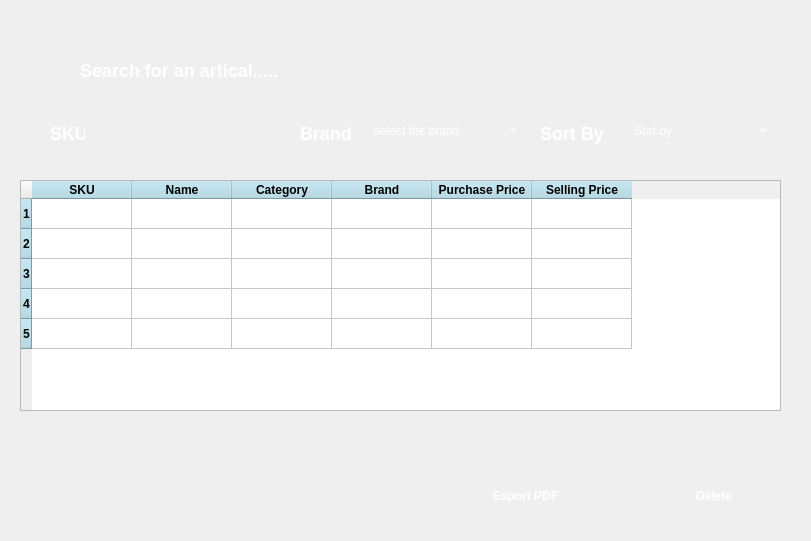
         <widget class="QWidget" name="widget_3" native="true">
          <property name="geometry">
           <rect>
            <x>450</x>
            <y>50</y>
            <width>811</width>
            <height>541</height>
           </rect>
          </property>
          <property name="styleSheet">
           <string notr="true">#widget_3 {
    background: qlineargradient(
        x1:0, y1:0, x2:1, y2:0,

        /* Bleu très clair en entrée */
        stop:0 rgba(90, 150, 255, 70),

        /* Bleu encore plus clair au centre */
        stop:0.5 rgba(140, 190, 255, 60),

        /* Bleu léger et doux en sortie */
        stop:1 rgba(100, 160, 255, 70)
    );

    border-radius: 26px;

    /* contour très discret */
    border: 1px solid rgba(255, 255, 255, 50);

    /* Reflet intérieur très soft (effet verre) */
    box-shadow:
        inset 0 0 35px rgba(255, 255, 255, 30),
        0 0 20px rgba(100, 160, 255, 25);
}
</string>
          </property>
          <widget class="QTableWidget" name="tab_Art">
           <property name="geometry">
            <rect>
             <x>20</x>
             <y>180</y>
             <width>761</width>
             <height>231</height>
            </rect>
           </property>
           <property name="styleSheet">
            <string notr="true">
QHeaderView::section {
    background-color: rgb(173, 216, 230);
    color: black;
    font-weight: bold;
}
QTableWidget::item {
    background-color: white; 
    color: black;
    font-weight: bold;
}
</string>
           </property>
           <row/>
           <row/>
           <row/>
           <row/>
           <row/>
           <column>
            <property name="text">
             <string>SKU</string>
            </property>
           </column>
           <column>
            <property name="text">
             <string>Name</string>
            </property>
           </column>
           <column>
            <property name="text">
             <string>Category</string>
            </property>
           </column>
           <column>
            <property name="text">
             <string>Brand</string>
            </property>
           </column>
           <column>
            <property name="text">
             <string>Purchase Price</string>
            </property>
           </column>
           <column>
            <property name="text">
             <string>Selling Price</string>
            </property>
           </column>
          </widget>
          <widget class="QPushButton" name="DEL">
           <property name="geometry">
            <rect>
             <x>620</x>
             <y>470</y>
             <width>181</width>
             <height>51</height>
            </rect>
           </property>
           <property name="styleSheet">
            <string notr="true">QPushButton {
    color: white;
    font-weight: bold;

    /* forme capsule parfaite */
    padding: 10px 28px;
    border-radius: 22px;

    /* dégradé violet → bleu (identique à la maquette) */
    background: qlineargradient(
        x1:0, y1:0, x2:1, y2:1,
        stop:0 #d147ff,     /* violet clair */
        stop:1 #4a7dff      /* bleu clair */
    );

    border: none;

    /* Glow léger autour du bouton (comme la maquette) */
    box-shadow: 0px 0px 12px rgba(120, 140, 255, 0.45);
}

/* Effet hover : un peu plus lumineux */
QPushButton:hover {
    background: qlineargradient(
        x1:0, y1:0, x2:1, y2:1,
        stop:0 #e66bff,
        stop:1 #6a92ff
    );
}

/* Effet clic : bouton écrasé légèrement */
QPushButton:pressed {
    transform: scale(0.96);
    box-shadow: 0px 0px 6px rgba(120, 140, 255, 0.3);
}
</string>
           </property>
           <property name="text">
            <string>  Delete</string>
           </property>
           <property name="icon">
            <iconset>
             <normaloff>ressource/20.png</normaloff>ressource/20.png</iconset>
           </property>
           <property name="iconSize">
            <size>
             <width>30</width>
             <height>30</height>
            </size>
           </property>
          </widget>
          <widget class="QPushButton" name="btn_pdf">
           <property name="geometry">
            <rect>
             <x>430</x>
             <y>470</y>
             <width>181</width>
             <height>51</height>
            </rect>
           </property>
           <property name="styleSheet">
            <string notr="true">QPushButton {
    color: white;
    font-weight: bold;

    /* forme capsule parfaite */
    padding: 10px 28px;
    border-radius: 22px;

    /* dégradé violet → bleu (identique à la maquette) */
    background: qlineargradient(
        x1:0, y1:0, x2:1, y2:1,
        stop:0 #d147ff,     /* violet clair */
        stop:1 #4a7dff      /* bleu clair */
    );

    border: none;

    /* Glow léger autour du bouton (comme la maquette) */
    box-shadow: 0px 0px 12px rgba(120, 140, 255, 0.45);
}

/* Effet hover : un peu plus lumineux */
QPushButton:hover {
    background: qlineargradient(
        x1:0, y1:0, x2:1, y2:1,
        stop:0 #e66bff,
        stop:1 #6a92ff
    );
}

/* Effet clic : bouton écrasé légèrement */
QPushButton:pressed {
    transform: scale(0.96);
    box-shadow: 0px 0px 6px rgba(120, 140, 255, 0.3);
}
</string>
           </property>
           <property name="text">
            <string>   Export PDF</string>
           </property>
           <property name="icon">
            <iconset>
             <normaloff>ressource/19.png</normaloff>ressource/19.png</iconset>
           </property>
           <property name="iconSize">
            <size>
             <width>30</width>
             <height>30</height>
            </size>
           </property>
          </widget>
          <widget class="QLabel" name="label_26">
           <property name="geometry">
            <rect>
             <x>50</x>
             <y>120</y>
             <width>35</width>
             <height>26</height>
            </rect>
           </property>
           <property name="styleSheet">
            <string notr="true">font-size:18px;
color:#ffffff;
font-weight: bold;</string>
           </property>
           <property name="text">
            <string>SKU</string>
           </property>
          </widget>
          <widget class="QLineEdit" name="sku_2">
           <property name="geometry">
            <rect>
             <x>100</x>
             <y>110</y>
             <width>141</width>
             <height>41</height>
            </rect>
           </property>
           <property name="styleSheet">
            <string notr="true">QLineEdit {
    color: white;
    background: transparent;
    padding: 6px 14px;
    border-radius: 18px;

    /* Bordure lumineuse bleu/cyan comme la photo */
    border: 2px solid qlineargradient(
        x1:0, y1:0, x2:1, y2:0,
        stop:0 #00eaff,
        stop:1 #6a7cff
    );
}

/* Effet glow au focus */
QLineEdit:focus {
    border: 2px solid #00eaff;
    box-shadow: 0 0 12px #00eaff;
}
</string>
           </property>
          </widget>
          <widget class="QLabel" name="label_27">
           <property name="geometry">
            <rect>
             <x>300</x>
             <y>120</y>
             <width>95</width>
             <height>26</height>
            </rect>
           </property>
           <property name="styleSheet">
            <string notr="true">font-size:18px;
color:#ffffff;
font-weight: bold;</string>
           </property>
           <property name="text">
            <string>Brand </string>
           </property>
          </widget>
          <widget class="QLabel" name="label_28">
           <property name="geometry">
            <rect>
             <x>540</x>
             <y>120</y>
             <width>196</width>
             <height>26</height>
            </rect>
           </property>
           <property name="styleSheet">
            <string notr="true">font-size:18px;
color:#ffffff;
font-weight: bold;</string>
           </property>
           <property name="text">
            <string>Sort By</string>
           </property>
          </widget>
          <widget class="QComboBox" name="rech_tri">
           <property name="geometry">
            <rect>
             <x>620</x>
             <y>110</y>
             <width>151</width>
             <height>41</height>
            </rect>
           </property>
           <property name="styleSheet">
            <string notr="true">QComboBox {
    color: white;
    background: transparent;
    padding: 6px 14px;
    border-radius: 18px;

    /* Bordure lumineuse bleu/cyan comme la photo */
    border: 2px solid qlineargradient(
        x1:0, y1:0, x2:1, y2:0,
        stop:0 #00eaff,
        stop:1 #6a7cff
    );
}

/* Effet glow au focus */
QComboBox:focus {
    border: 2px solid #00eaff;
    box-shadow: 0 0 12px #00eaff;
}
</string>
           </property>
           <item>
            <property name="text">
             <string>Sort by</string>
            </property>
           </item>
           <item>
            <property name="text">
             <string>stock</string>
            </property>
           </item>
          </widget>
          <widget class="QComboBox" name="rech_Bra">
           <property name="geometry">
            <rect>
             <x>360</x>
             <y>110</y>
             <width>161</width>
             <height>41</height>
            </rect>
           </property>
           <property name="styleSheet">
            <string notr="true">QComboBox {
    color: white;
    background: transparent;
    padding: 6px 14px;
    border-radius: 18px;

    /* Bordure lumineuse bleu/cyan comme la photo */
    border: 2px solid qlineargradient(
        x1:0, y1:0, x2:1, y2:0,
        stop:0 #00eaff,
        stop:1 #6a7cff
    );
}

/* Effet glow au focus */
QComboBox:focus {
    border: 2px solid #00eaff;
    box-shadow: 0 0 12px #00eaff;
}
</string>
           </property>
           <property name="placeholderText">
            <string>select the brand</string>
           </property>
           <item>
            <property name="text">
             <string>Select the brand</string>
            </property>
           </item>
           <item>
            <property name="text">
             <string>apple</string>
            </property>
           </item>
           <item>
            <property name="text">
             <string>Samsung</string>
            </property>
           </item>
           <item>
            <property name="text">
             <string>LG</string>
            </property>
           </item>
           <item>
            <property name="text">
             <string>Sony</string>
            </property>
           </item>
           <item>
            <property name="text">
             <string>Hisence</string>
            </property>
           </item>
           <item>
            <property name="text">
             <string>TCL</string>
            </property>
           </item>
           <item>
            <property name="text">
             <string>Beko</string>
            </property>
           </item>
           <item>
            <property name="text">
             <string>Bosch</string>
            </property>
           </item>
           <item>
            <property name="text">
             <string>Intel</string>
            </property>
           </item>
           <item>
            <property name="text">
             <string>AMD</string>
            </property>
           </item>
           <item>
            <property name="text">
             <string>NVIDIA</string>
            </property>
           </item>
           <item>
            <property name="text">
             <string>Gigabyte</string>
            </property>
           </item>
           <item>
            <property name="text">
             <string>ASUS ROG</string>
            </property>
           </item>
           <item>
            <property name="text">
             <string>Xiamo smat home</string>
            </property>
           </item>
           <item>
            <property name="text">
             <string>JBL</string>
            </property>
           </item>
           <item>
            <property name="text">
             <string>Beats</string>
            </property>
           </item>
           <item>
            <property name="text">
             <string/>
            </property>
           </item>
          </widget>
          <widget class="QLabel" name="label_29">
           <property name="geometry">
            <rect>
             <x>40</x>
             <y>50</y>
             <width>41</width>
             <height>41</height>
            </rect>
           </property>
           <property name="styleSheet">
            <string notr="true">font-size:18px;
color:#ffffff;
font-weight: bold;</string>
           </property>
           <property name="text">
            <string/>
           </property>
           <property name="pixmap">
            <pixmap>ressource/15.png</pixmap>
           </property>
           <property name="scaledContents">
            <bool>true</bool>
           </property>
          </widget>
          <widget class="QLabel" name="label_30">
           <property name="geometry">
            <rect>
             <x>80</x>
             <y>50</y>
             <width>361</width>
             <height>41</height>
            </rect>
           </property>
           <property name="styleSheet">
            <string notr="true">font-size:18px;
color:#ffffff;
font-weight: bold;</string>
           </property>
           <property name="text">
            <string>Search for an artical.....</string>
           </property>
          </widget>
          <widget class="QLabel" name="label_41">
           <property name="geometry">
            <rect>
             <x>10</x>
             <y>120</y>
             <width>35</width>
             <height>26</height>
            </rect>
           </property>
           <property name="styleSheet">
            <string notr="true">font-size:18px;
color:#ffffff;
font-weight: bold;</string>
           </property>
           <property name="text">
            <string/>
           </property>
           <property name="pixmap">
            <pixmap>ressource/16.png</pixmap>
           </property>
           <property name="scaledContents">
            <bool>true</bool>
           </property>
          </widget>
          <widget class="QLabel" name="label_46">
           <property name="geometry">
            <rect>
             <x>260</x>
             <y>105</y>
             <width>31</width>
             <height>41</height>
            </rect>
           </property>
           <property name="styleSheet">
            <string notr="true">font-size:18px;
color:#ffffff;
font-weight: bold;</string>
           </property>
           <property name="text">
            <string/>
           </property>
           <property name="pixmap">
            <pixmap>ressource/17.png</pixmap>
           </property>
           <property name="scaledContents">
            <bool>true</bool>
           </property>
          </widget>
         </widget>
